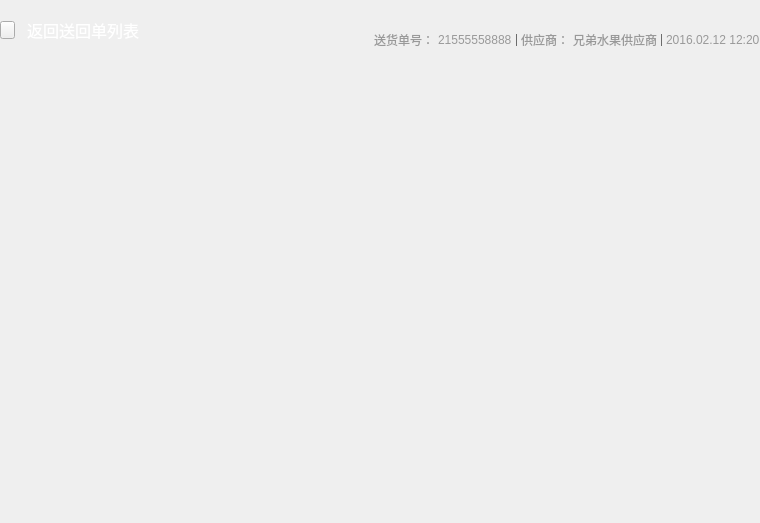
<?xml version="1.0" encoding="UTF-8"?>
<ui version="4.0">
 <class>ReceiveOrderCheckWidget</class>
 <widget class="QWidget" name="ReceiveOrderCheckWidget">
  <property name="geometry">
   <rect>
    <x>0</x>
    <y>0</y>
    <width>760</width>
    <height>523</height>
   </rect>
  </property>
  <property name="windowTitle">
   <string>Form</string>
  </property>
  <layout class="QVBoxLayout" name="verticalLayout">
   <property name="spacing">
    <number>0</number>
   </property>
   <property name="leftMargin">
    <number>0</number>
   </property>
   <property name="topMargin">
    <number>0</number>
   </property>
   <property name="rightMargin">
    <number>0</number>
   </property>
   <property name="bottomMargin">
    <number>0</number>
   </property>
   <item>
    <widget class="QWidget" name="widget" native="true">
     <property name="minimumSize">
      <size>
       <width>0</width>
       <height>60</height>
      </size>
     </property>
     <property name="maximumSize">
      <size>
       <width>16777215</width>
       <height>60</height>
      </size>
     </property>
     <layout class="QHBoxLayout" name="horizontalLayout">
      <property name="spacing">
       <number>0</number>
      </property>
      <property name="leftMargin">
       <number>0</number>
      </property>
      <property name="topMargin">
       <number>0</number>
      </property>
      <property name="rightMargin">
       <number>0</number>
      </property>
      <property name="bottomMargin">
       <number>0</number>
      </property>
      <item>
       <widget class="QWidget" name="widget_3" native="true">
        <property name="minimumSize">
         <size>
          <width>150</width>
          <height>0</height>
         </size>
        </property>
        <property name="maximumSize">
         <size>
          <width>150</width>
          <height>16777215</height>
         </size>
        </property>
        <layout class="QHBoxLayout" name="horizontalLayout_2">
         <property name="spacing">
          <number>12</number>
         </property>
         <property name="leftMargin">
          <number>0</number>
         </property>
         <property name="topMargin">
          <number>0</number>
         </property>
         <property name="rightMargin">
          <number>0</number>
         </property>
         <property name="bottomMargin">
          <number>0</number>
         </property>
         <item>
          <widget class="QPushButton" name="backButton">
           <property name="minimumSize">
            <size>
             <width>15</width>
             <height>18</height>
            </size>
           </property>
           <property name="maximumSize">
            <size>
             <width>15</width>
             <height>18</height>
            </size>
           </property>
           <property name="styleSheet">
            <string notr="true">QPushButton{
	border-image: url(:/orderGoodsImage/leftArrow.png);
}

QPushButton:pressed{
	border-image: url(:/orderGoodsImage/leftArrow_press.png);
}
</string>
           </property>
           <property name="text">
            <string/>
           </property>
          </widget>
         </item>
         <item>
          <widget class="QLabel" name="label">
           <property name="styleSheet">
            <string notr="true">font-family:&quot;微软雅黑&quot;;
font-size:16px;
color:#ffffff;</string>
           </property>
           <property name="text">
            <string>返回送回单列表</string>
           </property>
          </widget>
         </item>
        </layout>
       </widget>
      </item>
      <item>
       <widget class="QWidget" name="widget_4" native="true">
        <layout class="QHBoxLayout" name="horizontalLayout_3">
         <property name="spacing">
          <number>4</number>
         </property>
         <property name="leftMargin">
          <number>0</number>
         </property>
         <property name="topMargin">
          <number>20</number>
         </property>
         <property name="rightMargin">
          <number>0</number>
         </property>
         <property name="bottomMargin">
          <number>0</number>
         </property>
         <item>
          <spacer name="horizontalSpacer">
           <property name="orientation">
            <enum>Qt::Horizontal</enum>
           </property>
           <property name="sizeHint" stdset="0">
            <size>
             <width>40</width>
             <height>20</height>
            </size>
           </property>
          </spacer>
         </item>
         <item>
          <widget class="QLabel" name="label_2">
           <property name="styleSheet">
            <string notr="true">font-family:&quot;微软雅黑&quot;;
font-size:12px;
color:#999999;</string>
           </property>
           <property name="text">
            <string>送货单号：</string>
           </property>
          </widget>
         </item>
         <item>
          <widget class="QLabel" name="orderIdValueLabel">
           <property name="styleSheet">
            <string notr="true">font-family:&quot;微软雅黑&quot;;
font-size:12px;
color:#999999;</string>
           </property>
           <property name="text">
            <string>21555558888</string>
           </property>
          </widget>
         </item>
         <item>
          <widget class="QFrame" name="frame">
           <property name="minimumSize">
            <size>
             <width>1</width>
             <height>12</height>
            </size>
           </property>
           <property name="maximumSize">
            <size>
             <width>1</width>
             <height>12</height>
            </size>
           </property>
           <property name="styleSheet">
            <string notr="true">border: 1px solid #6c6c6c;</string>
           </property>
           <property name="frameShape">
            <enum>QFrame::StyledPanel</enum>
           </property>
           <property name="frameShadow">
            <enum>QFrame::Raised</enum>
           </property>
          </widget>
         </item>
         <item>
          <widget class="QLabel" name="label_4">
           <property name="styleSheet">
            <string notr="true">font-family:&quot;微软雅黑&quot;;
font-size:12px;
color:#999999;</string>
           </property>
           <property name="text">
            <string>供应商：</string>
           </property>
          </widget>
         </item>
         <item>
          <widget class="QLabel" name="providerNameLabel">
           <property name="styleSheet">
            <string notr="true">font-family:&quot;微软雅黑&quot;;
font-size:12px;
color:#999999;</string>
           </property>
           <property name="text">
            <string>兄弟水果供应商</string>
           </property>
          </widget>
         </item>
         <item>
          <widget class="QWidget" name="widget_5" native="true">
           <property name="minimumSize">
            <size>
             <width>1</width>
             <height>12</height>
            </size>
           </property>
           <property name="maximumSize">
            <size>
             <width>1</width>
             <height>12</height>
            </size>
           </property>
           <property name="styleSheet">
            <string notr="true">border: 1px solid #6c6c6c;</string>
           </property>
          </widget>
         </item>
         <item>
          <widget class="QLabel" name="orderTimeLabel">
           <property name="styleSheet">
            <string notr="true">font-family:&quot;微软雅黑&quot;;
font-size:12px;
color:#999999;</string>
           </property>
           <property name="text">
            <string>2016.02.12 12:20</string>
           </property>
          </widget>
         </item>
        </layout>
       </widget>
      </item>
     </layout>
    </widget>
   </item>
   <item>
    <widget class="ReceiveOrderGoodsWidget" name="receiveOrderGoodsWidget" native="true"/>
   </item>
  </layout>
 </widget>
 <customwidgets>
  <customwidget>
   <class>ReceiveOrderGoodsWidget</class>
   <extends>QWidget</extends>
   <header>ReceiveOrderGoodsWidget.h</header>
   <container>1</container>
  </customwidget>
 </customwidgets>
 <resources/>
 <connections/>
</ui>
